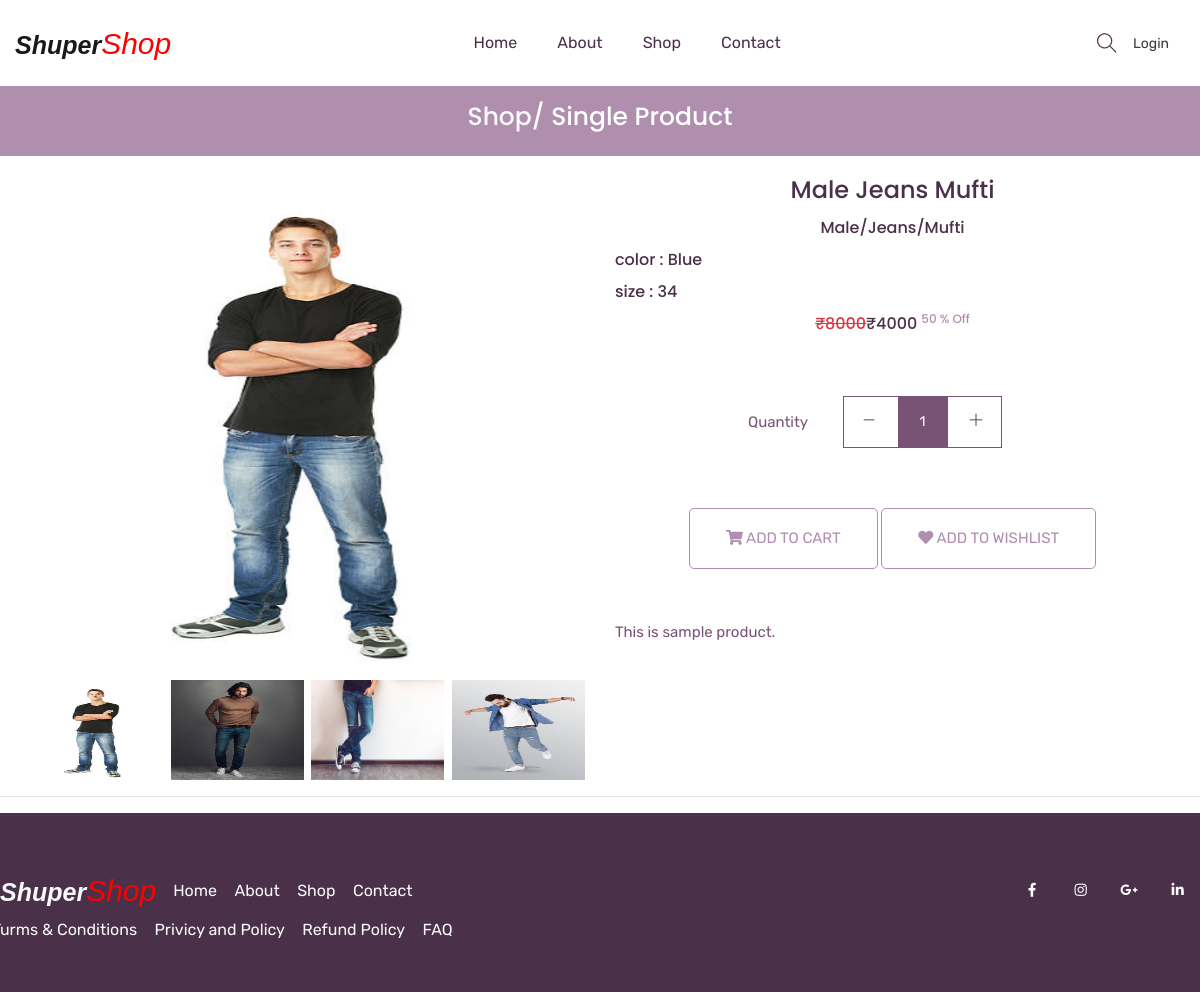
The app's page /single-product/1/ with its own data.
### mainApp/models.py (models this page shows, shortened)
class Product(models.Model):
    id = models.AutoField(primary_key=True)
    name = models.CharField(max_length=30)
    maincategory = models.ForeignKey(Maincategory,on_delete=models.CASCADE)
    subcategory = models.ForeignKey(Subcategory,on_delete=models.CASCADE)
    brand = models.ForeignKey(Brand,on_delete=models.CASCADE)
    baseprice = models.IntegerField()
    discount = models.IntegerField()
    finalprice = models.IntegerField()
    stock = models.BooleanField(default=True)
    color = models.CharField(max_length=30)
    size = models.CharField(max_length=10)
    description = models.TextField(default="")
    pic1 = models.ImageField(upload_to="uploads/product")
    pic2 = models.ImageField(upload_to="uploads/product",default=None,blank=True,null=True)
    pic3 = models.ImageField(upload_to="uploads/product",default=None,blank=True,null=True)
    pic4 = models.ImageField(upload_to="uploads/product",default=None,blank=True,null=True)

class Maincategory(models.Model):
    id = models.AutoField(primary_key=True)
    name = models.CharField(max_length=30,unique=True)

class Subcategory(models.Model):
    id = models.AutoField(primary_key=True)
    name = models.CharField(max_length=30,unique=True)

class Brand(models.Model):
    id = models.AutoField(primary_key=True)
    name = models.CharField(max_length=30,unique=True)
    pic = models.ImageField(upload_to="uploads/brand")

### mainApp/views.py (the view)
# urls.py: path('single-product/<int:id>/', mainApp.singleProductPage,name="single-product"),
def singleProductPage(Request,id):
    product = Product.objects.get(id=id)
    return render(Request,"single-product.html",{'product':product})

### mainApp/templates/single-product.html (shortened to what this page needs)
{% extends 'index.html' %}
{% load static %}
{% block body %}
    <section class="breadcrumb_part">
      <div class="container">
          <div class="row">
              <div class="col-lg-12">
                  <div class="breadcrumb_iner">
                      <h2><a href="/shop/All/All/All" class="text-light">Shop</a>/ Single product</h2>
                  </div>
              </div>
          </div>
      </div>
  </section>
  <section class="product_list pt-3">
    <div class="container">
      <div class="row justify-content-center">
        <div class="col-md-6">
          <div id="carouselExampleIndicators" class="carousel slide" data-ride="carousel">
            <div class="carousel-inner">
                <div class="carousel-item active">
                    <img src="{{product.pic1.url}}" style="height:500px;width: 100%;" class="d-block w-100" alt="...">
                </div>
            </div>
            <div class="d-flex justify-content-between mt-2">
                <img src="{{product.pic1.url}}" data-target="#carouselExampleIndicators" data-slide-to="0" height="100px" width="24%" alt="">
                {% if product.pic2 %}
                <img src="{{product.pic2.url}}" data-target="#carouselExampleIndicators" data-slide-to="1" height="100px" width="24%" alt="">
                {% endif %}
                {% if product.pic3 %}
                <img src="{{product.pic3.url}}" data-target="#carouselExampleIndicators" data-slide-to="2" height="100px" width="24%" alt="">
                {% endif %}
                {% if product.pic4 %}
                <img src="{{product.pic4.url}}" data-target="#carouselExampleIndicators" data-slide-to="3" height="100px" width="24%" alt="">
                {% endif %}
            </div>
            <a class="carousel-control-prev" href="#carouselExampleIndicators" role="button" data-slide="prev">
                <span class="carousel-control-prev-icon" aria-hidden="true"></span>
            </a>
            <a class="carousel-control-next" href="#carouselExampleIndicators" role="button" data-slide="next">
                <span class="carousel-control-next-icon" aria-hidden="true"></span>
            </a>
        </div>
        </div>
        <div class="col-md-6">
          <div class="single_product_text text-center">
            <h3>{{product.name}}</h3>
            <h5>{{product.maincategory.name}}/{{product.subcategory.name}}/{{product.brand.name}}</h5>
            <h5 class="text-left">color : {{product.color}}</h5>
            <h5 class="text-left">size : {{product.size}}</h5>
            <h5><del class="text-danger">&#8377;{{product.baseprice}}</del>&#8377;{{product.finalprice}} <sup>{{product.discount}} % Off</sup></h5>
            <form action="{% url 'add-to-cart' %}" method="post">
            <div class="card_area">
                <div class="product_count_area">
                    <p>Quantity</p>
                    <div class="product_count d-inline-block">
                        <span class="product_count_item inumber-decrement"> <i class="ti-minus"></i></span>
                        <input class="product_count_item input-number" type="text" name="qty" value="1" min="1">
                        <span class="product_count_item number-increment"> <i class="ti-plus"></i></span>
                    </div>
                </div>
              <div class="add_to_cart mb-5">
                  <button type="submit" class="btn_3"><i class="fa fa-shopping-cart"></i> add to cart</button>
                  <a type="submit" class="btn_3" href="/add-to-wishlist/{{product.id}}/"><i class="fa fa-heart"></i> add to Wishlist</a>
              </div>
            </div>
            <p class="text-justify">{{product.description}}</p>
          </div>
        </div>
      </div>
    </div>
{% endblock %}

### mainApp/static/css/all.css (style rules this page uses)
.fa, .fas, .far, .fal, .fab { -moz-osx-font-smoothing: grayscale; -webkit-font-smoothing: antialiased; display: inline-block; font-style: normal; font-variant: normal; text-rendering: auto; line-height: 1; }
.fa-heart:before { content: "\f004"; }
.fa-shopping-cart:before { content: "\f07a"; }
.fa, .fas { font-family: 'Font Awesome 5 Free'; font-weight: 900; }

### records on screen
Product: pic1 (picture), pic2 (picture), pic3 (picture), pic4 (picture), name "Male Jeans Mufti", maincategory.name "Male", subcategory.name "Jeans", brand.name "Mufti", color "Blue", size "34", baseprice "8000", finalprice "4000", discount "50", description "This is sample product."
